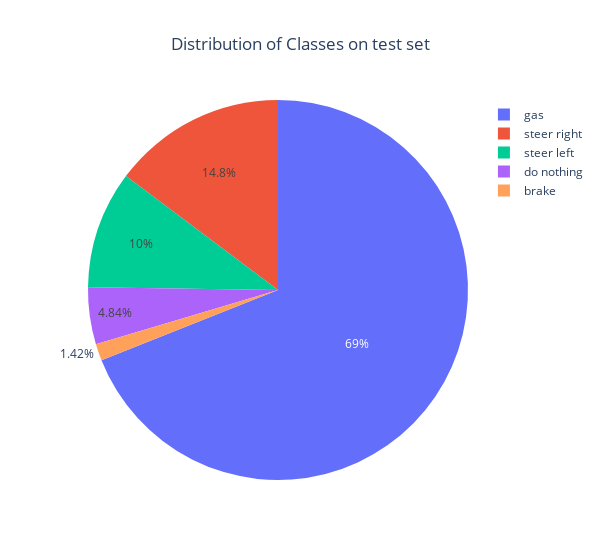

Here is the notebook cell this chart was saved with:
### Markdown cell above
## Test set

### Code cell
X, y = [], []

for folder_name in listdir_nohidden(test_path):
    class_num = int(folder_name)
    folder_path = os.path.join(test_path, folder_name)
    for image_name in listdir_nohidden(folder_path):
        y.append(class_num)

y = np.array(y)

classnames = [class_names[k] for k in sorted(class_names.keys())]

class_strings = [str(class_names[k]) for k in y]

data = {'Classes': class_strings}
df = pd.DataFrame(data)

df['Classes'] = pd.Categorical(df['Classes'], categories=classnames, ordered=True)
df = df.sort_values('Classes')

plt.figure(figsize=(10, 6))
sns.countplot(x='Classes', data=df)
plt.xlabel('Classes')
plt.title('Distribution of Images by Class')
plt.grid()
plt.show()

import plotly.express as px

class_names_list = [class_names[label] for label in y_test]
class_distribution = {class_name: class_names_list.count(class_name) for class_name in set(class_names_list)}
df = pd.DataFrame({'Classe': list(class_distribution.keys()), 'Numero di Immagini': list(class_distribution.values())})
fig = px.pie(df, names='Classe', values='Numero di Immagini', width=600, title='Distribuzione delle Classi')
fig.update_layout({"title": {'text': "Distribution of Classes on test set", "x": 0.5}})
fig.show()

### Figure 1 — Plotly figure (JSON) as saved in the notebook; plotly's stock layout.template omitted (floating-point values rounded to 4 significant figures)
{"data": [{"domain": {"x": [0, 1], "y": [0, 1]}, "hovertemplate": "Classe=%{label}<br>Numero di Immagini=%{value}<extra></extra>", "labels": ["gas", "steer right", "brake", "steer left", "do nothing"], "legendgroup": "", "name": "", "showlegend": true, "type": "pie", "values": [1896, 406, 39, 275, 133]}], "layout": {"legend": {"tracegroupgap": 0}, "title": {"text": "Distribution of Classes on test set", "x": 0.5}, "width": 600}}
